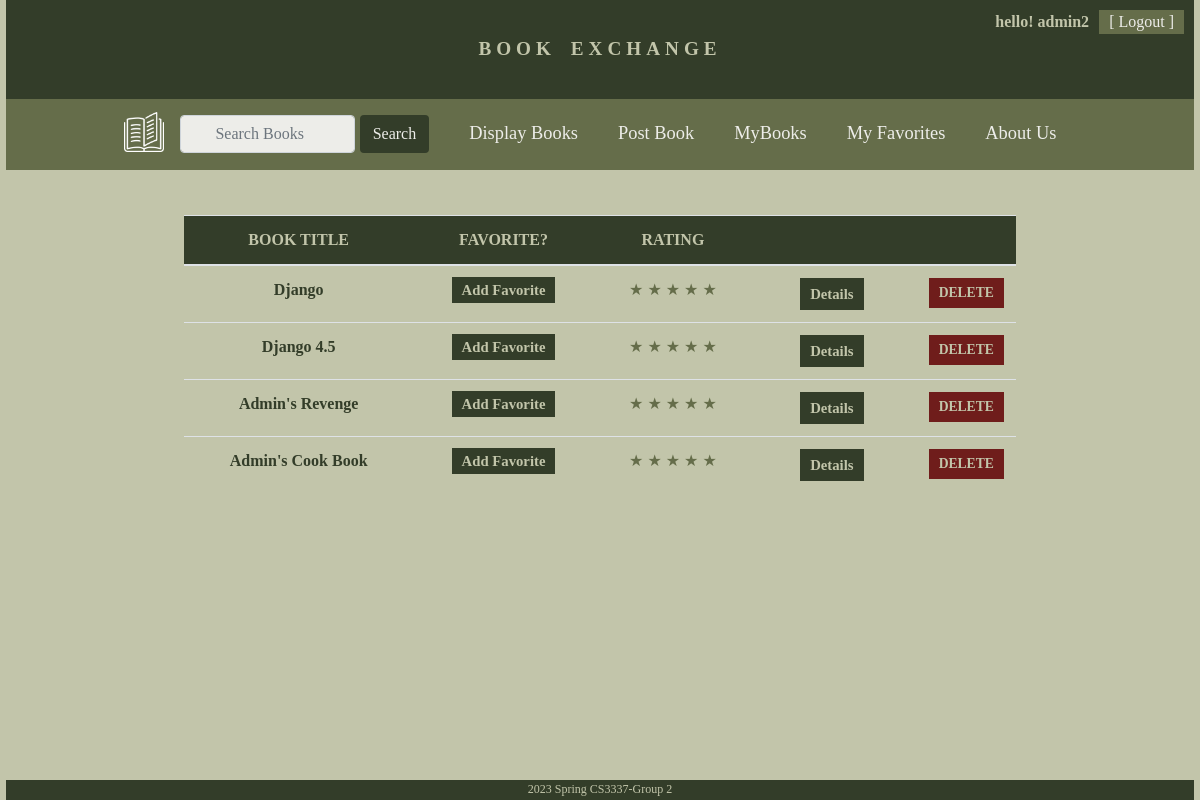
Page /mybooks (signed in) on the committed database.
### bookMng/models.py (models this page shows, shortened)
class MainMenu(models.Model):
    item = models.CharField(max_length=200, unique=True)
    link = models.CharField(max_length=500, unique=True)

class Book(models.Model):
    name = models.CharField(max_length=200)
    web = models.URLField(max_length=200)
    price = models.DecimalField(decimal_places=2, max_digits=8)
    publishdate = models.DateField(auto_now=True)
    picture = models.FileField(upload_to='bookEx/static/uploads')
    pic_path = models.CharField(max_length=300, editable=False, blank=True)
    username = models.ForeignKey(User, blank=True, null=True, on_delete=models.CASCADE)
    favorite = models.BooleanField(default=False, null=True)
    rated = models.IntegerField(null=True)

### bookMng/views.py (the view)
# urls.py: path('mybooks', views.mybooks, name='mybooks'),
def mybooks(request):
    books = Book.objects.filter(username=request.user)
    return render(request,
                  'bookMng/mybooks.html',
                  {
                      'item_list': MainMenu.objects.all(),
                      'books': books
                  }
                  )

### bookEx/templates/bookMng/mybooks.html (shortened to what this page needs)
{% extends "base.html" %}
{% block search %}
    {% if request.user.is_authenticated == False %}
    {% else %}
        <form class="form-inline" style="margin-right:20px;" method = POST action="{%url 'search-books' %}">
             <input style="width:175px; text-align:center; background-color:#edede9" class="form-control" type = "search" placeholder= "Search Books" name = "searched">
             <button style="margin-left:5px; background-color:#333D29; color:#edede9" class="btn" type="submit">Search</button>
         </form>
    {% endif %}
{% endblock search %}
{% block sidenav %}
    {% for item in item_list %}
            <li><a style="margin:20px; color:#edede9; font-size:1.15em;" href="{{ item.link }}"> {{item.item}} </a></li>
    {% endfor %}
{% endblock sidenav %}
{% block content %}
<div style=" padding-top:5px; width:70%; margin: 0 auto;">
    <table class="table table-hover table-md">
        <thead style="background-color:#333D29; color:#C2C5AA; text-transform:uppercase; text-align:center;">
        <tr>
            <th scope="col">Book Title</th>
            <th scope="col">Favorite?</th>
            <th scope="col">Rating</th>
            <th scope="col"></th>
            <th scope="col"></th>
        </tr>
      </thead>
    {% for book in books %}
        <tr>
            <td style="text-align:center;">
                <span style="font-weight:bold; color:#333D29;"> {{ book.name }} </span>
            </td>
            {% if book.favorite == True %}
                <td style="font-size:1.2em;font-weight:bold; color:#333D29;text-align:center;">
                   <span style=""> ♡ </span>
                </td>
                {% else %}
                <td style="font-weight:bold; color:#333D29;text-align:center;">
                    <a style="font-weight:bold; padding: 5px 10px; background-color:#333D29;
                color:#C2C5AA; font-size:0.92em; text-align:center;" href="add_favorite/{{book.id}}"> Add Favorite </a>
                </td>
                {% endif %}
                {% if book.rated != null %}
                <td style="text-align:center;">
                    <span style="font-weight:bold; color:#333D29; margin-right:5px;"> {{book.rated}}/5 </span> <a style="font-weight:bold; padding: 5px 10px; background-color:#656D4A; color:#C2C5AA; font-size:0.85em;" href="delete_rating/{{book.id}}"> [ remove ]  </a>
                </td>
                {% else %}
                <td style="text-align:center;">
                    <a style="color:#656D4A;" href="rate_book/{{book.id}}/1"> ★ </a>
                    <a style="color:#656D4A;" href="rate_book/{{book.id}}/2"> ★ </a>
                    <a style="color:#656D4A;" href="rate_book/{{book.id}}/3"> ★ </a>
                    <a style="color:#656D4A;" href="rate_book/{{book.id}}/4"> ★ </a>
                    <a style="color:#656D4A;" href="rate_book/{{book.id}}/5"> ★ </a>
                </td>
                {% endif %}
            <td>
                <a style="font-weight:bold; float:right; padding: 5px 10px; background-color:#333D29;
                color:#C2C5AA; font-size:0.92em;" href="book_detail/{{ book.id }}"> Details </a>
            </td>
            <td>
                <a style="font-weight:bold; float:right; padding: 5px 10px; background-color:#6f1d1b; color:#C2C5AA; font-size:0.85em;" href="book_delete/{{ book.id }}"> DELETE </a>
            </td>
        </tr>
    {% endfor %}
    </table>
</div>
{% endblock content %}

### bookEx/templates/base.html (shortened to what this page needs)
{% load static %}
<!DOCTYPE html>
<html lang="en">
<head>
        <link rel="stylesheet" href="https://cdn.jsdelivr.net/npm/bootstrap@4.3.1/dist/css/bootstrap.min.css">
        <link href="{% static 'main.css' %}" rel="stylesheet" type="text/css">
</head>
<body style="width:99%; margin:auto; overflow:scroll;
        background-color:#C2C5AA; align-items:center; font-family: 'Spectral', serif;">
    <div style="">
        <header style="padding-bottom:40px">
            <div style="float:right; margin-top:10px; margin-right:10px;">
                {% if user.is_authenticated %}
                    <span style="margin-top:4px; font-weight:bold; margin-right:10px; color:#C2C5AA;"> hello! {{ user.username }} </span>
                    <a style="float:right; background-color:#656D4A; color:#edede9;
                    padding-left:10px; padding-right:10px" href="{% url 'logout' %}?next=/">[ Logout ] </a>
                {% else %}
                <span style="font-weight:bold; margin-right:10px; color:#C2C5AA;"> Not Logged In </span>
                    <a style="float:right; background-color:#656D4A; color:#edede9;
                    padding-left:10px; padding-right:10px" href="{% url 'login' %}?next=/">[ Login ]</a>
                {% endif %}
            </div>
            <div>
                <aside style="text-transform:uppercase; font-weight:bold; background-color:#333D29; padding-top:35px; padding-bottom:35px;
                    text-align:center; color:#C2C5AA; word-spacing:5px; letter-spacing:5px; font-size:1.2em;">Book Exchange</aside>
            </div>
            <nav style="background-color: #656D4A;" class="navbar navbar-expand-lg navbar-light justify-content-center ">
               <a style="padding-bottom:10px" class="navbar-brand" href="/"> <img src="{% static 'open-book.png' %}" width="40" alt=""></a>
                {% block search %}{% endblock search %}
                <div class="justify-content-center">
                <div style="text-align:center;" class="collapse navbar-collapse" id="navbarNavAltMarkup">
                    <div class="navbar-nav">
                {% block sidenav %}{% endblock sidenav %}
                    </div>
              </div>
                </div>
            </nav>
        </header>
    </div>
    <div>
        <section>
            {% block content %}{% endblock content %}
        </section>
    </div>
    <div>
        <footer style=" position:fixed; bottom: 0; width: 99%; height:20px; font-size:0.75em;
            text-align:center; background-color:#333D29; color:#C2C5AA;">
            <p> 2023 Spring CS3337-Group 2 </p>
        </footer>
    </div>
</body>
</html>

### rows in the picture
MainMenu: item "Display Books"
MainMenu: item "Post Book"
MainMenu: item "MyBooks"
MainMenu: item "My Favorites"
MainMenu: item "About Us"
Book: name "Django"
Book: name "Django 4.5"
Book: name "Admin's Revenge"
Book: name "Admin's Cook Book"

### other values in the picture
{{ user.username }} "admin2"
